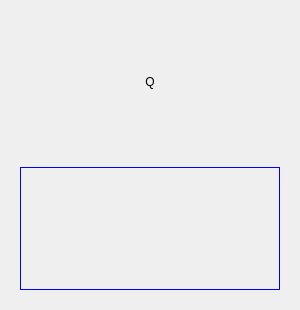
<?xml version="1.0" encoding="UTF-8"?>
<ui version="4.0">
 <class>bpmWidget</class>
 <widget class="QWidget" name="bpmWidget">
  <property name="geometry">
   <rect>
    <x>0</x>
    <y>0</y>
    <width>300</width>
    <height>310</height>
   </rect>
  </property>
  <property name="sizePolicy">
   <sizepolicy hsizetype="Preferred" vsizetype="Preferred">
    <horstretch>0</horstretch>
    <verstretch>0</verstretch>
   </sizepolicy>
  </property>
  <property name="windowTitle">
   <string>Form</string>
  </property>
  <layout class="QGridLayout" name="gridLayout">
   <item row="0" column="0">
    <widget class="QLabel" name="labelName">
     <property name="sizePolicy">
      <sizepolicy hsizetype="Preferred" vsizetype="Preferred">
       <horstretch>0</horstretch>
       <verstretch>0</verstretch>
      </sizepolicy>
     </property>
     <property name="text">
      <string>Q</string>
     </property>
     <property name="alignment">
      <set>Qt::AlignCenter</set>
     </property>
    </widget>
   </item>
   <item row="1" column="0">
    <widget class="QLabel" name="image">
     <property name="sizePolicy">
      <sizepolicy hsizetype="Preferred" vsizetype="Preferred">
       <horstretch>0</horstretch>
       <verstretch>0</verstretch>
      </sizepolicy>
     </property>
     <property name="text">
      <string/>
     </property>
     <property name="pixmap">
      <pixmap>img/cbpm.png</pixmap>
     </property>
     <property name="scaledContents">
      <bool>true</bool>
     </property>
     <property name="alignment">
      <set>Qt::AlignCenter</set>
     </property>
     <layout class="QGridLayout" name="gridLayout">
      <item row="0" column="0">
       <widget class="QPushButton" name="pushBPM">
        <property name="sizePolicy">
         <sizepolicy hsizetype="Preferred" vsizetype="Preferred">
          <horstretch>0</horstretch>
          <verstretch>0</verstretch>
         </sizepolicy>
        </property>
        <property name="styleSheet">
         <string notr="true">border: 1px solid  blue; font: bold;</string>
        </property>
        <property name="text">
         <string/>
        </property>
        <property name="flat">
         <bool>true</bool>
        </property>
       </widget>
      </item>
     </layout>
    </widget>
   </item>
  </layout>
 </widget>
 <resources/>
 <connections/>
</ui>
